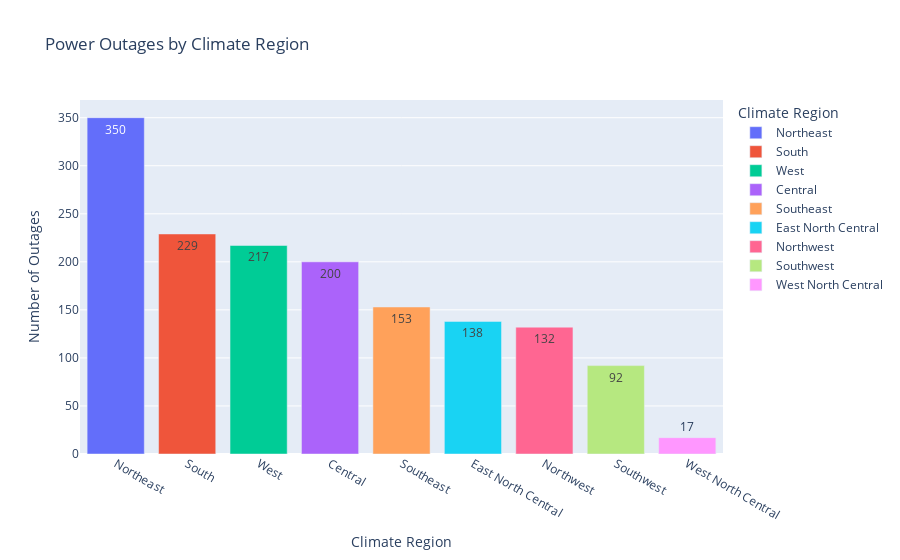

This figure's notebook cell:
### Markdown cell above
We also wanted to see the number of power outages across the different climate regions.

### Code cell
outages_by_region = outages_df['CLIMATE.REGION'].value_counts().reset_index()
outages_by_region.columns = ['Climate Region', 'Number of Outages']

fig = px.bar(outages_by_region, x = 'Climate Region', y = 'Number of Outages', title = 'Power Outages by Climate Region', color = 'Climate Region', text = 'Number of Outages')

fig.show()

### Figure 1 — Plotly figure (JSON) as saved in the notebook; plotly's stock layout.template omitted (floating-point values rounded to 4 significant figures)
{"data": [{"alignmentgroup": "True", "hovertemplate": "Climate Region=%{x}<br>Number of Outages=%{text}<extra></extra>", "legendgroup": "Northeast", "marker": {"color": "#636efa", "pattern": {"shape": ""}}, "name": "Northeast", "offsetgroup": "Northeast", "orientation": "v", "showlegend": true, "text": [350], "textposition": "auto", "type": "bar", "x": ["Northeast"], "xaxis": "x", "y": [350], "yaxis": "y"}, {"alignmentgroup": "True", "hovertemplate": "Climate Region=%{x}<br>Number of Outages=%{text}<extra></extra>", "legendgroup": "South", "marker": {"color": "#EF553B", "pattern": {"shape": ""}}, "name": "South", "offsetgroup": "South", "orientation": "v", "showlegend": true, "text": [229], "textposition": "auto", "type": "bar", "x": ["South"], "xaxis": "x", "y": [229], "yaxis": "y"}, {"alignmentgroup": "True", "hovertemplate": "Climate Region=%{x}<br>Number of Outages=%{text}<extra></extra>", "legendgroup": "West", "marker": {"color": "#00cc96", "pattern": {"shape": ""}}, "name": "West", "offsetgroup": "West", "orientation": "v", "showlegend": true, "text": [217], "textposition": "auto", "type": "bar", "x": ["West"], "xaxis": "x", "y": [217], "yaxis": "y"}, {"alignmentgroup": "True", "hovertemplate": "Climate Region=%{x}<br>Number of Outages=%{text}<extra></extra>", "legendgroup": "Central", "marker": {"color": "#ab63fa", "pattern": {"shape": ""}}, "name": "Central", "offsetgroup": "Central", "orientation": "v", "showlegend": true, "text": [200], "textposition": "auto", "type": "bar", "x": ["Central"], "xaxis": "x", "y": [200], "yaxis": "y"}, {"alignmentgroup": "True", "hovertemplate": "Climate Region=%{x}<br>Number of Outages=%{text}<extra></extra>", "legendgroup": "Southeast", "marker": {"color": "#FFA15A", "pattern": {"shape": ""}}, "name": "Southeast", "offsetgroup": "Southeast", "orientation": "v", "showlegend": true, "text": [153], "textposition": "auto", "type": "bar", "x": ["Southeast"], "xaxis": "x", "y": [153], "yaxis": "y"}, {"alignmentgroup": "True", "hovertemplate": "Climate Region=%{x}<br>Number of Outages=%{text}<extra></extra>", "legendgroup": "East North Central", "marker": {"color": "#19d3f3", "pattern": {"shape": ""}}, "name": "East North Central", "offsetgroup": "East North Central", "orientation": "v", "showlegend": true, "text": [138], "textposition": "auto", "type": "bar", "x": ["East North Central"], "xaxis": "x", "y": [138], "yaxis": "y"}, {"alignmentgroup": "True", "hovertemplate": "Climate Region=%{x}<br>Number of Outages=%{text}<extra></extra>", "legendgroup": "Northwest", "marker": {"color": "#FF6692", "pattern": {"shape": ""}}, "name": "Northwest", "offsetgroup": "Northwest", "orientation": "v", "showlegend": true, "text": [132], "textposition": "auto", "type": "bar", "x": ["Northwest"], "xaxis": "x", "y": [132], "yaxis": "y"}, {"alignmentgroup": "True", "hovertemplate": "Climate Region=%{x}<br>Number of Outages=%{text}<extra></extra>", "legendgroup": "Southwest", "marker": {"color": "#B6E880", "pattern": {"shape": ""}}, "name": "Southwest", "offsetgroup": "Southwest", "orientation": "v", "showlegend": true, "text": [92], "textposition": "auto", "type": "bar", "x": ["Southwest"], "xaxis": "x", "y": [92], "yaxis": "y"}, {"alignmentgroup": "True", "hovertemplate": "Climate Region=%{x}<br>Number of Outages=%{text}<extra></extra>", "legendgroup": "West North Central", "marker": {"color": "#FF97FF", "pattern": {"shape": ""}}, "name": "West North Central", "offsetgroup": "West North Central", "orientation": "v", "showlegend": true, "text": [17], "textposition": "auto", "type": "bar", "x": ["West North Central"], "xaxis": "x", "y": [17], "yaxis": "y"}], "layout": {"barmode": "relative", "legend": {"title": {"text": "Climate Region"}, "tracegroupgap": 0}, "title": {"text": "Power Outages by Climate Region"}, "xaxis": {"anchor": "y", "categoryarray": ["Northeast", "South", "West", "Central", "Southeast", "East North Central", "Northwest", "Southwest", "West North Central"], "categoryorder": "array", "domain": [0, 1], "title": {"text": "Climate Region"}}, "yaxis": {"anchor": "x", "domain": [0, 1], "title": {"text": "Number of Outages"}}}}
